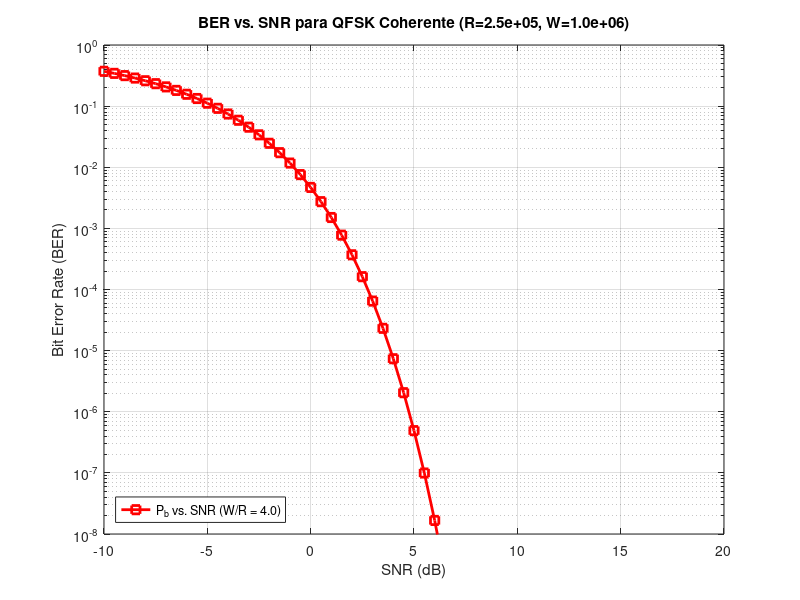

Write MATLAB code to recreate this figure.
clc;clear;
clear all;

% --- 1. Definir los parámetros fijos ---

% ¡Modifica estos valores como necesites!
R = 250e3;     % Data Rate (R) en bits por segundo (ej. 1 Mbps)
W = 1e6;     % Ancho de banda (W) en Hertz (ej. 4 MHz)

% Calculamos la relación W/R (Factor de expansión de ancho de banda)
% Esta relación es clave.
W_sobres_R = W / R;

% --- 2. Definir el rango de SNR (el nuevo eje X) ---

% Definimos el vector de SNR en decibelios (dB)
% Este rango puede necesitar ajuste dependiendo de tu W/R
SNR_dB = -10:0.5:20;

% --- 3. Convertir SNR de dB a escala lineal ---

% La fórmula matemática utiliza el ratio lineal
SNR_linear = 10.^(SNR_dB / 10);

% --- 4. Calcular el BER (Pb) usando la fórmula combinada ---

% Primero, calculamos el Eb/N0 lineal para cada valor de SNR
% Eb/N0 = SNR * (W / R)
EbN0_linear = SNR_linear * W_sobres_R;

% Ahora, usamos el Eb/N0 calculado en la fórmula de BER original
% Pb ≈ 2 * Q(sqrt(2 * Eb/N0))
Pb_teorico = 2 * qfunc(sqrt(2 * EbN0_linear));

% --- 5. Graficar los resultados ---

figure; % Crea una nueva ventana para la figura
semilogy(SNR_dB, Pb_teorico, 'r-s', 'LineWidth', 2);

% --- 6. Añadir etiquetas y formato a la gráfica ---

grid on;
xlabel('SNR (dB)'); % ¡El eje X ahora es SNR!
ylabel('Bit Error Rate (BER)');
title(sprintf('BER vs. SNR para QFSK Coherente (R=%.1e, W=%.1e)', R, W));
legend(sprintf('P_b vs. SNR (W/R = %.1f)', W_sobres_R), 'Location', 'southwest');

ylim([10^-8 1]);